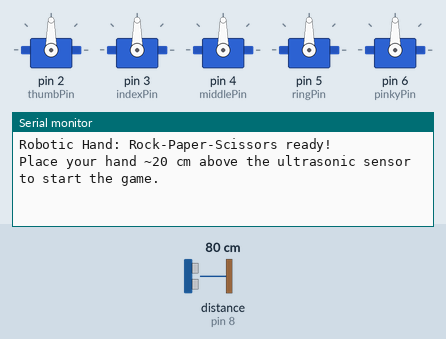
This sketch was run on a simulated Arduino Uno, built with avr-gcc and run on an emulated ATmega328P. Parts: 5 × servo, the last lines printed to the serial monitor. Wiring (inferred from the names in the program): ultrasonic range finder: trigger pin 7; echo pin 8. The inputs (shaded band) are chosen by the test bench; at power-on: distance to the obstacle (sensor on pin 8) 80 cm. The echo pulse lasts 58.3 µs per cm; random numbers use the default seed unless the sketch sets one.

Above: at 1.2 s.
1.3 s: distance to the obstacle (sensor on pin 8) set to 2 cm
At 2.7 s:
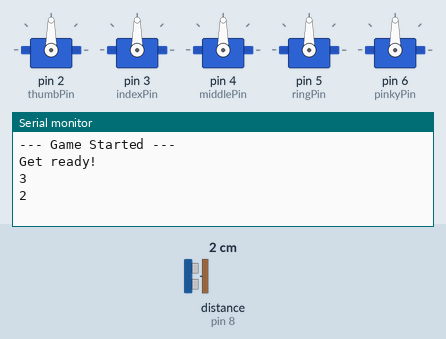
2.8 s: distance to the obstacle (sensor on pin 8) set to 35 cm
At 5.4 s:
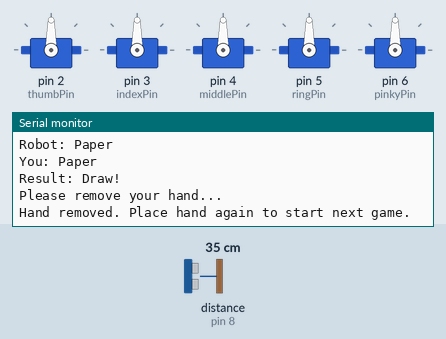

Measured:
- after the input at 1.3 s, the serial monitor: prints a new line at once (image 1)
- after the input at 2.8 s, the serial monitor: prints a new line after 1.6 s (image 2)

The sketch:

RoboticHandRPS.ino
```cpp
#include <Servo.h>


// Servo Motor Definitions

Servo thumb, index, middle, ring, pinky;

// Pins for each servo

const int thumbPin = 2;
const int indexPin = 3;
const int middlePin = 4;
const int ringPin = 5;
const int pinkyPin = 6;


// Flex Sensors for Hand Detection

const int flexIndexPin = A0;  // Index finger
const int flexRingPin = A1;   // Ring finger

// Threshold to detect bent vs straight
const int flexThreshold = 500;


// Ultrasonic Sensor Pins

const int trigPin = 7;
const int echoPin = 8;


// Servo Positions

const int closed = 0;   // Finger fully closed
const int open = 90;    // Finger fully open


// Variables

long duration;
int distance;

void setup() {
  Serial.begin(9600);

  // Attach servo motors

  thumb.attach(thumbPin);
  index.attach(indexPin);
  middle.attach(middlePin);
  ring.attach(ringPin);
  pinky.attach(pinkyPin);

  // Ultrasonic pins

  pinMode(trigPin, OUTPUT);
  pinMode(echoPin, INPUT);

  // Start with all fingers open

  openAllFingers();

  Serial.println("Robotic Hand: Rock-Paper-Scissors ready!");
  Serial.println("Place your hand ~20 cm above the ultrasonic sensor to start the game.");
}

void loop() {
  // Measure distance to start the game
  distance = getDistance();

  if(distance > 0 && distance <= 20) { // Start game when hand is detected
    Serial.println("\n--- Game Started ---");

    // Read User Hand
    int indexValue = analogRead(flexIndexPin);
    int ringValue = analogRead(flexRingPin);

    int userMove = 0; // 1-Rock, 2-Paper, 3-Scissors

    if(indexValue < flexThreshold && ringValue < flexThreshold) userMove = 1; // Rock
    else if(indexValue > flexThreshold && ringValue > flexThreshold) userMove = 2; // Paper
    else if(indexValue > flexThreshold && ringValue < flexThreshold) userMove = 3; // Scissors

    // Robot Random Move
    int robotMove = random(1, 4); // 1-Rock, 2-Paper, 3-Scissors

    // Countdown before showing moves

    Serial.println("\nGet ready!");
    for(int i = 3; i > 0; i--){
      Serial.println(i);
      delay(1000); // 1 second per number
    }
    Serial.println("Go!\n");

    // Show robot move

    switch(robotMove){
      case 1: playRock(); Serial.println("Robot: Rock"); break;
      case 2: playPaper(); Serial.println("Robot: Paper"); break;
      case 3: playScissors(); Serial.println("Robot: Scissors"); break;
    }

    // Show user move

    switch(userMove){
      case 1: Serial.println("You: Rock"); break;
      case 2: Serial.println("You: Paper"); break;
      case 3: Serial.println("You: Scissors"); break;
      default: Serial.println("You: Move not detected!"); break;
    }

    // Determine Winner

    if(userMove == 0){
      Serial.println("Result: Invalid move!");
    }
    else if(userMove == robotMove){
      Serial.println("Result: Draw!");
    }
    else if((userMove == 1 && robotMove == 3) ||
            (userMove == 2 && robotMove == 1) ||
            (userMove == 3 && robotMove == 2)){
      Serial.println("Result: You Win!");
    }
    else{
      Serial.println("Result: Robot Wins!");
    }

    // Wait for hand removal and re-detection
    openAllFingers();
    Serial.println("\nPlease remove your hand...");
    // Wait until hand is removed (distance > 25 cm)
    while(getDistance() <= 25) {
      delay(50); // Small delay to avoid flooding Serial Monitor
    }

    Serial.println("Hand removed. Place hand again to start next game.");
    // Wait until hand is detected again (distance <= 20 cm)
    while(getDistance() > 20) {
      delay(50);
    }
  }

  delay(50);
}

// Function: Get Distance from Ultrasonic Sensor
int getDistance() {
  digitalWrite(trigPin, LOW);
  delayMicroseconds(2);
  digitalWrite(trigPin, HIGH);
  delayMicroseconds(10);
  digitalWrite(trigPin, LOW);

  duration = pulseIn(echoPin, HIGH);
  int dist = duration * 0.034 / 2; // cm
  return dist;
}

// Function: Open All Fingers
void openAllFingers() {
  thumb.write(open);
  index.write(open);
  middle.write(open);
  ring.write(open);
  pinky.write(open);
}

// Function: Rock Gesture
void playRock() {
  thumb.write(closed);
  index.write(closed);
  middle.write(closed);
  ring.write(closed);
  pinky.write(closed);
}

// Function: Paper Gesture
void playPaper() {
  openAllFingers();
}

// Function: Scissors Gesture
void playScissors() {
  index.write(open);
  middle.write(open);
  thumb.write(closed);
  ring.write(closed);
  pinky.write(closed);
}
```
